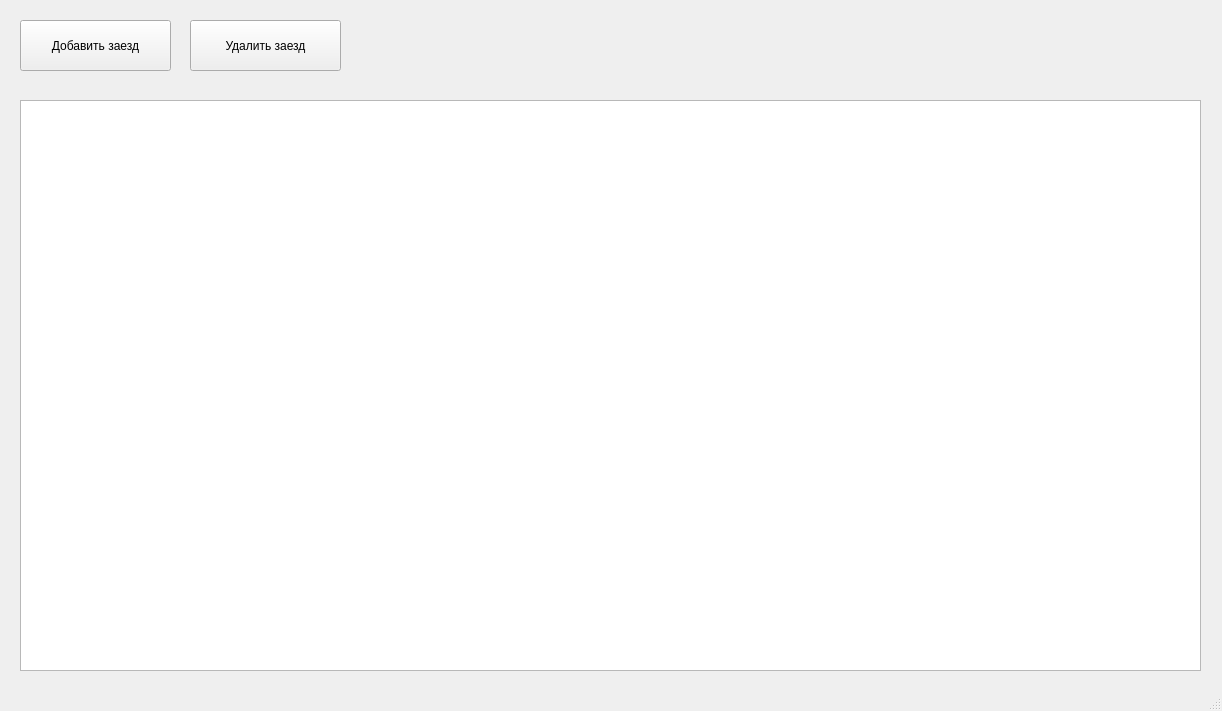
<?xml version="1.0" encoding="UTF-8"?>
<ui version="4.0">
 <class>MainWindow</class>
 <widget class="QMainWindow" name="MainWindow">
  <property name="geometry">
   <rect>
    <x>0</x>
    <y>0</y>
    <width>1222</width>
    <height>711</height>
   </rect>
  </property>
  <property name="windowTitle">
   <string>Система судейства</string>
  </property>
  <widget class="QWidget" name="centralwidget">
   <widget class="QPushButton" name="addFilmButton">
    <property name="geometry">
     <rect>
      <x>20</x>
      <y>20</y>
      <width>151</width>
      <height>51</height>
     </rect>
    </property>
    <property name="text">
     <string>Добавить заезд</string>
    </property>
   </widget>
   <widget class="QPushButton" name="deleteFilmButton">
    <property name="geometry">
     <rect>
      <x>190</x>
      <y>20</y>
      <width>151</width>
      <height>51</height>
     </rect>
    </property>
    <property name="text">
     <string>Удалить заезд</string>
    </property>
   </widget>
   <widget class="QTableWidget" name="filmsTable">
    <property name="geometry">
     <rect>
      <x>20</x>
      <y>100</y>
      <width>1181</width>
      <height>571</height>
     </rect>
    </property>
   </widget>
  </widget>
  <widget class="QStatusBar" name="statusbar"/>
  <action name="exitAction">
   <property name="text">
    <string>Выход</string>
   </property>
  </action>
 </widget>
 <resources/>
 <connections/>
</ui>
